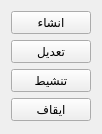
             <widget class="QWidget" name="QM_Promotion_Magazine">
              <property name="geometry">
               <rect>
                <x>0</x>
                <y>0</y>
                <width>83</width>
                <height>134</height>
               </rect>
              </property>
              <attribute name="label">
               <string>المجلة</string>
              </attribute>
              <layout class="QGridLayout" name="gridLayout_7">
               <item row="3" column="1">
                <widget class="QPushButton" name="QAct_Magazine_Deactivate">
                 <property name="text">
                  <string>ايقاف</string>
                 </property>
                </widget>
               </item>
               <item row="4" column="1">
                <spacer name="verticalSpacer_5">
                 <property name="orientation">
                  <enum>Qt::Vertical</enum>
                 </property>
                 <property name="sizeHint" stdset="0">
                  <size>
                   <width>20</width>
                   <height>60</height>
                  </size>
                 </property>
                </spacer>
               </item>
               <item row="1" column="1">
                <widget class="QPushButton" name="QAct_Magazine_Edit">
                 <property name="text">
                  <string>تعديل</string>
                 </property>
                </widget>
               </item>
               <item row="2" column="1">
                <widget class="QPushButton" name="QAct_Magazine_Actiavte">
                 <property name="text">
                  <string>تنشيط</string>
                 </property>
                </widget>
               </item>
               <item row="0" column="1">
                <widget class="QPushButton" name="QAct_Magazine_Add">
                 <property name="text">
                  <string>انشاء</string>
                 </property>
                </widget>
               </item>
               <item row="1" column="0">
                <layout class="QGridLayout" name="gridLayout_25">
                 <item row="0" column="0">
                  <spacer name="horizontalSpacer_6">
                   <property name="orientation">
                    <enum>Qt::Horizontal</enum>
                   </property>
                   <property name="sizeHint" stdset="0">
                    <size>
                     <width>40</width>
                     <height>20</height>
                    </size>
                   </property>
                  </spacer>
                 </item>
                </layout>
               </item>
              </layout>
             </widget>
